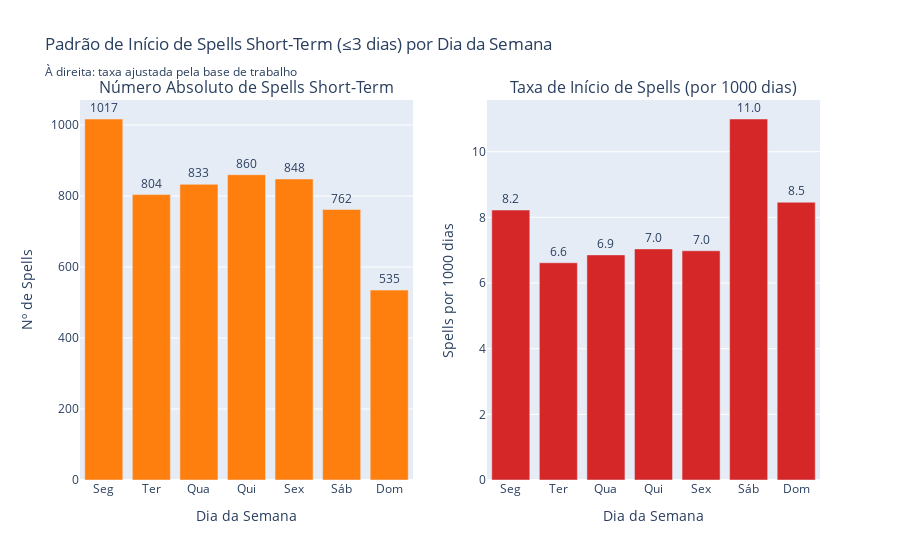

Notebook code cell kept with this figure:
### Code cell
# VIZ 3  Análise de spells short-term por dia da semana (com taxa ajustada)
print('\nAnalisando padrão de início de spells short-term por dia da semana...')

# Filtrar apenas spells short-term (≤3 dias)
df_spells_short = df_spells[df_spells['short_term'] == True].copy()

# Contar spells iniciados por dia da semana
ordem_dias = ['Monday', 'Tuesday', 'Wednesday', 'Thursday', 'Friday', 'Saturday', 'Sunday']
spells_short_por_dia = df_spells_short['dia_semana_inicio'].value_counts().reindex(ordem_dias, fill_value=0)

# Calcular base (dias de trabalho) por dia da semana usando df_base_absentismo
base_por_dia = df_base_absentismo.groupby('Dia_Semana').size().reindex(ordem_dias, fill_value=0)

# Calcular taxa: spells iniciados por cada 1000 dias de trabalho
taxa_spells_por_dia = (spells_short_por_dia / base_por_dia * 1000).fillna(0)

# Criar gráfico comparativo
fig3 = make_subplots(
    rows=1, cols=2,
    subplot_titles=('Número Absoluto de Spells Short-Term', 'Taxa de Início de Spells (por 1000 dias)'),
    specs=[[{"secondary_y": False}, {"secondary_y": False}]]
)

# Subplot 1: Valores absolutos
fig3.add_trace(
    go.Bar(
        x=['Seg', 'Ter', 'Qua', 'Qui', 'Sex', 'Sáb', 'Dom'],
        y=spells_short_por_dia.values,
        marker_color='#ff7f0e',
        text=spells_short_por_dia.values,
        textposition='outside',
        name='Nº Spells'
    ),
    row=1, col=1
)

# Subplot 2: Taxa ajustada
fig3.add_trace(
    go.Bar(
        x=['Seg', 'Ter', 'Qua', 'Qui', 'Sex', 'Sáb', 'Dom'],
        y=taxa_spells_por_dia.values,
        marker_color='#d62728',
        text=[f'{v:.1f}' for v in taxa_spells_por_dia.values],
        textposition='outside',
        name='Taxa'
    ),
    row=1, col=2
)

fig3.update_xaxes(title_text="Dia da Semana", row=1, col=1)
fig3.update_xaxes(title_text="Dia da Semana", row=1, col=2)
fig3.update_yaxes(title_text="Nº de Spells", row=1, col=1)
fig3.update_yaxes(title_text="Spells por 1000 dias", row=1, col=2)

fig3.update_layout(
    title_text='Padrão de Início de Spells Short-Term (≤3 dias) por Dia da Semana<br><sub>À direita: taxa ajustada pela base de trabalho</sub>',
    height=500,
    showlegend=False
)

fig3.show()

# Mostrar insights
print('\n📊 Taxa de início de spells short-term (por 1000 dias de trabalho):')
print('\nDia       | Spells | Base      | Taxa (por 1000)')
print('-' * 55)
dias_pt = ['Seg', 'Ter', 'Qua', 'Qui', 'Sex', 'Sáb', 'Dom']
for i, dia in enumerate(ordem_dias):
    print(f'{dias_pt[i]:9s} | {spells_short_por_dia[dia]:6.0f} | {base_por_dia[dia]:9,} | {taxa_spells_por_dia[dia]:15.2f}')

# Identificar dias com taxa anormalmente alta
taxa_media = taxa_spells_por_dia.mean()
dias_suspeitos = [dias_pt[i] for i, taxa in enumerate(taxa_spells_por_dia.values) if taxa > taxa_media * 1.1]

if dias_suspeitos:
    print(f'\n⚠️  Dias com taxa acima da média (+10%): {", ".join(dias_suspeitos)}')
    print('   Possível padrão comportamental a investigar')

### Figure 1 — Plotly figure (JSON) as saved in the notebook; plotly's stock layout.template omitted (floating-point values rounded to 4 significant figures)
{"data": [{"marker": {"color": "#ff7f0e"}, "name": "Nº Spells", "text": [1017, 804, 833, 860, 848, 762, 535], "textposition": "outside", "type": "bar", "x": ["Seg", "Ter", "Qua", "Qui", "Sex", "Sáb", "Dom"], "xaxis": "x", "y": [1017, 804, 833, 860, 848, 762, 535], "yaxis": "y"}, {"marker": {"color": "#d62728"}, "name": "Taxa", "text": ["8.2", "6.6", "6.9", "7.0", "7.0", "11.0", "8.5"], "textposition": "outside", "type": "bar", "x": ["Seg", "Ter", "Qua", "Qui", "Sex", "Sáb", "Dom"], "xaxis": "x2", "y": [8.223, 6.618, 6.857, 7.039, 6.982, 11.0, 8.461], "yaxis": "y2"}], "layout": {"annotations": [{"font": {"size": 16}, "showarrow": false, "text": "Número Absoluto de Spells Short-Term", "x": 0.225, "xanchor": "center", "xref": "paper", "y": 1, "yanchor": "bottom", "yref": "paper"}, {"font": {"size": 16}, "showarrow": false, "text": "Taxa de Início de Spells (por 1000 dias)", "x": 0.775, "xanchor": "center", "xref": "paper", "y": 1, "yanchor": "bottom", "yref": "paper"}], "autosize": true, "showlegend": false, "title": {"text": "Padrão de Início de Spells Short-Term (≤3 dias) por Dia da Semana<br><sub>À direita: taxa ajustada pela base de trabalho</sub>"}, "xaxis": {"anchor": "y", "autorange": true, "domain": [0, 0.45], "range": [-0.5, 6.5], "title": {"text": "Dia da Semana"}, "type": "category"}, "xaxis2": {"anchor": "y2", "autorange": true, "domain": [0.55, 1], "range": [-0.5, 6.5], "title": {"text": "Dia da Semana"}, "type": "category"}, "yaxis": {"anchor": "x", "autorange": true, "domain": [0, 1], "range": [0, 1071.0], "title": {"text": "Nº de Spells"}, "type": "linear"}, "yaxis2": {"anchor": "x2", "autorange": true, "domain": [0, 1], "range": [0, 11.58], "title": {"text": "Spells por 1000 dias"}, "type": "linear"}}}
